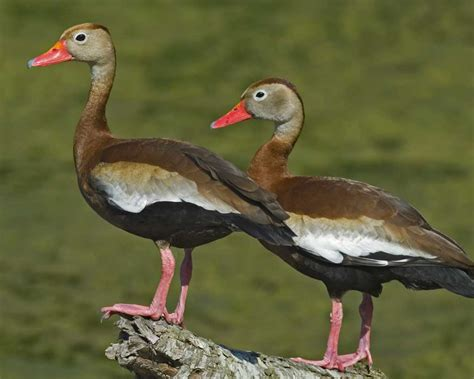
#> input picture duck.jpeg, 474 x 379 px, found by its file name
$ jupyter execute --allow-errors opencv.ipynb   (shell and % lines are left out)
#> lines starting #> are read from the running program, lines starting #| are printed output that depends on the picture; after the words box and inside, x2 and y2 are one past the last pixel; in counts of white or black regions, pixels touching at a corner belong together
[cell 1]
#importing libraries

import numpy as np
import matplotlib.pyplot as plt
import cv2

[cell 2]
#importing the image

image=cv2.imread("/home/anurag/Downloads/duck.jpeg")
#> image is the input picture: shape (379, 474, 3); mean B, G, R 58.6, 96.2, 97.1

#Creating a copy of image

copy_image=np.copy(image)

plt.imshow(copy_image)

[cell 3]
 #convertng image from BGR color-space to RGB color-space

rgb_copy=cv2.cvtColor(copy_image,cv2.cv2.COLOR_BGR2RGB)

plt.imshow(rgb_copy)

[cell 4]
#Converting image to Gray scale for edge detection

gray_copy=cv2.cvtColor(rgb_copy,cv2.COLOR_RGB2GRAY)
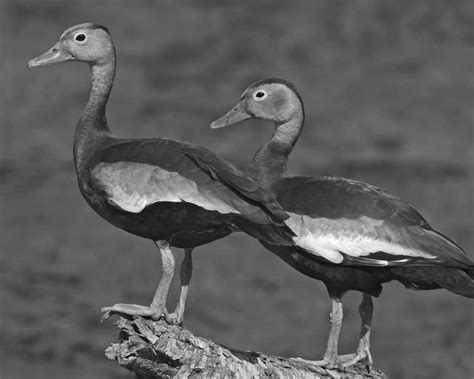
#> gray_copy: shape (379, 474); min 2, max 255, mean 92.2

plt.imshow(gray_copy,cmap="gray")

[cell 5]
#creating custom weight/kernal for horizontal and vertcal edge detection

h_kernal=np.array(  [[-1,0,1],
                      [-2,0,2],
                      [-1,0,1]])

v_kernal=np.array( [[-1,-2,-1],
                    [0,0,0],
                    [1,2,1]] )

[cell 6]
 # Using Convolutional 2D-Filter

h_filter_copy=cv2.filter2D(gray_copy,-1,h_kernal)
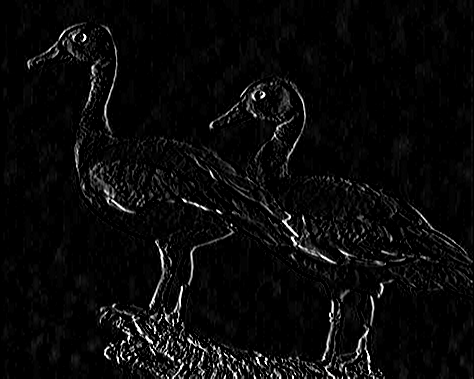
#> h_filter_copy: shape (379, 474); min 0, max 255, mean 9.7

v_filter_copy=cv2.filter2D(gray_copy,-1,v_kernal)
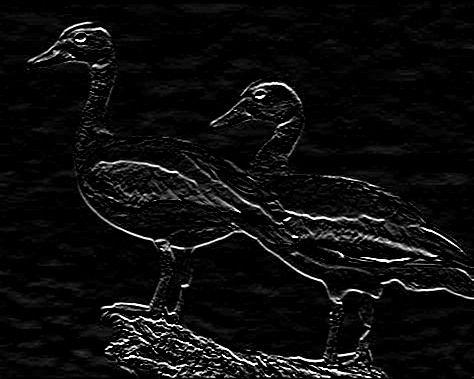
#> v_filter_copy: shape (379, 474); min 0, max 255, mean 13.1

#> (a cell that did not finish here is left out)

[cell 8]
#ploting the vertical filtered image

plt.imshow(v_filter_copy,cmap="gray")

[cell 9]
#Creating a threshold for horizontal filtered image

val1,binary_image1=cv2.threshold(h_filter_copy,100,255,cv2.THRESH_BINARY)
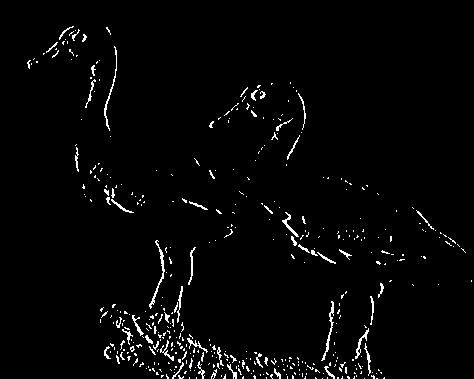
#> binary_image1: shape (379, 474); 2.4% white in thin lines or dots, all inside (x1, y1, x2, y2) = (27, 26, 472, 379)

plt.imshow(binary_image1,cmap="gray")

[cell 10]
#Creating a threshold for vertical filtered image

val2,binary_image2=cv2.threshold(v_filter_copy,100,255,cv2.THRESH_BINARY)
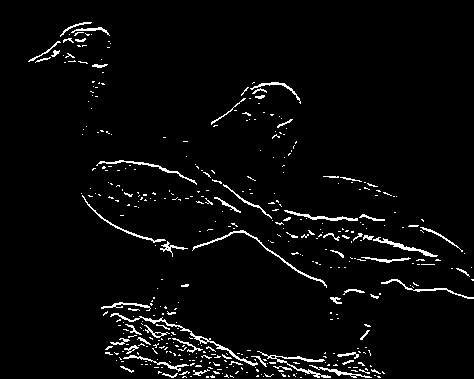
#> binary_image2: shape (379, 474); 3.6% white in thin lines or dots, all inside (x1, y1, x2, y2) = (28, 22, 474, 378)

plt.imshow(binary_image2,cmap="gray")

[cell 11]
#Summin up the horizontal and vertical filtered image for observation

Filtered_Image_sum=np.add(binary_image1,binary_image2)
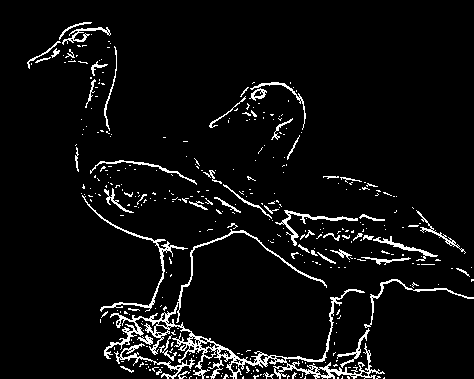
#> Filtered_Image_sum: shape (379, 474); min 0, max 255, mean 14.3

#> (the rest of this cell did not finish here and is left out)
